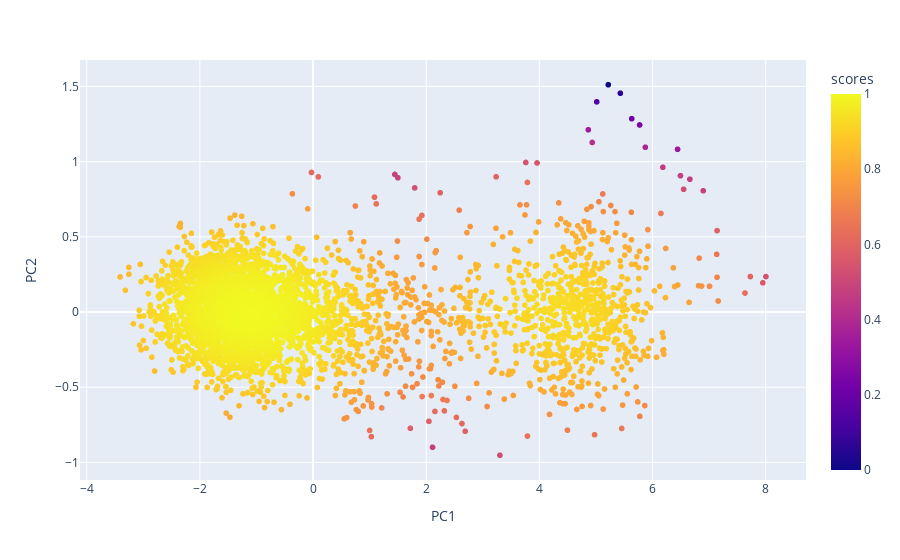

Notebook code cell kept with this figure:
### Code cell
fig = px.scatter(distribution, x = 'PC1', y = 'PC2', color = 'scores')
fig.show()

### Figure 1 — Plotly figure (JSON) as saved in the notebook; plotly's stock layout.template omitted (floating-point values rounded to 4 significant figures; data arrays with more than 128 entries replaced by an {"elided": "..."} marker saying what was removed)
{"data": [{"hovertemplate": "PC1=%{x}<br>PC2=%{y}<br>scores=%{marker.color}<extra></extra>", "legendgroup": "", "marker": {"color": {"elided": "3986 float values"}, "coloraxis": "coloraxis", "symbol": "circle"}, "mode": "markers", "name": "", "showlegend": false, "type": "scattergl", "x": {"elided": "3986 float values"}, "xaxis": "x", "y": {"elided": "3986 float values"}, "yaxis": "y"}], "layout": {"coloraxis": {"colorbar": {"title": {"text": "scores"}}, "colorscale": [[0, "#0d0887"], [0.1111, "#46039f"], [0.2222, "#7201a8"], [0.3333, "#9c179e"], [0.4444, "#bd3786"], [0.5556, "#d8576b"], [0.6667, "#ed7953"], [0.7778, "#fb9f3a"], [0.8889, "#fdca26"], [1, "#f0f921"]]}, "legend": {"tracegroupgap": 0}, "margin": {"t": 60}, "xaxis": {"anchor": "y", "domain": [0, 1], "title": {"text": "PC1"}}, "yaxis": {"anchor": "x", "domain": [0, 1], "title": {"text": "PC2"}}}}
